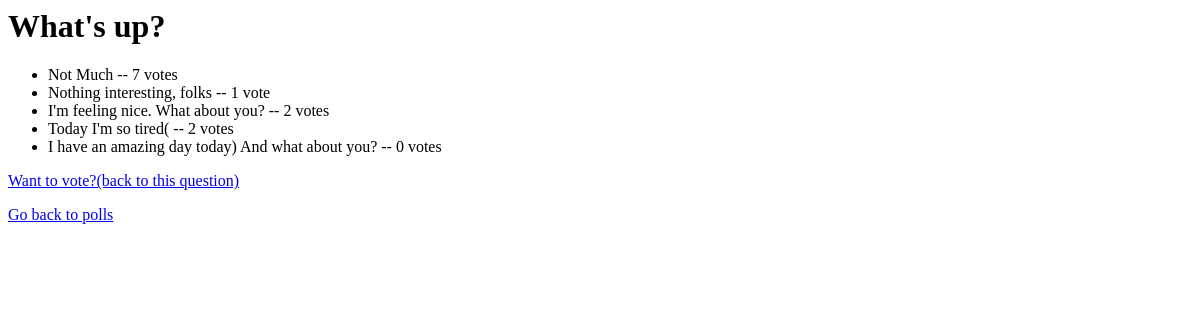
/polls/1/results/, run on an earlier commit of the app's database.
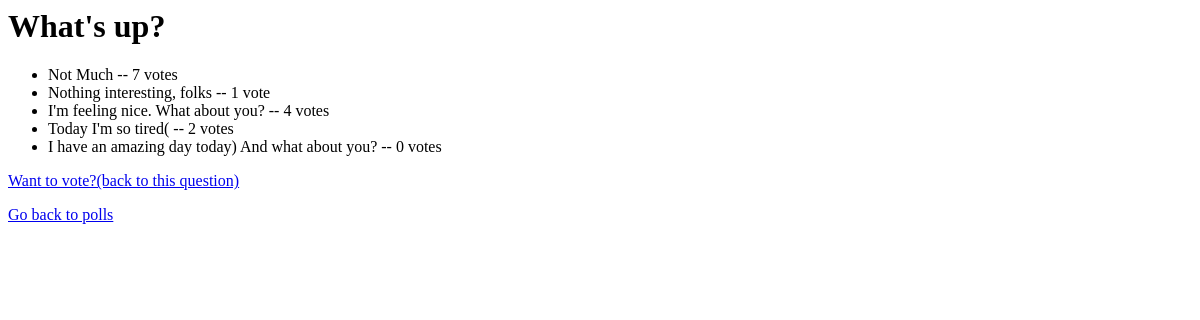
And on a later commit of the database.
### polls/models.py (models this page shows, shortened)
class Choice(models.Model):
    question = models.ForeignKey(Question, on_delete=models.CASCADE)
    choice_text = models.CharField(max_length=200)
    votes = models.IntegerField(default=0)

### polls/views.py (the view)
# urls.py: path('<int:pk>/results/', views.ResultsView.as_view(), name='results'),
class ResultsView(generic.DetailView):
    model = Question
    template_name = "polls/results.html"

### polls/templates/polls/results.html
<h1>{{ question.question_text }}</h1>
<ul>
{% for choice in question.choice_set.all %}
    <li>{{ choice.choice_text }} -- {{ choice.votes }} vote{{ choice.votes|pluralize }}</li>
{% endfor %}
</ul>
{% if user.is_authenticated %}
    <p><a href="{% url 'polls:detail' question.id %}">Vote again?(back to this question)</a></p>
    <p>You can logout here</p>
    <p><a href="{% url 'polls:logout' %}">logout</a></p>
{% else %}
    <p><a href="{% url 'polls:detail' question.id %}">Want to vote?(back to this question)</p>
{% endif %}
<p><a href="{% url 'polls:index' %}">Go back to polls</a></p>

What changed in the data, as far as the page shows it:
changed Choice "I'm feeling nice. What about you?": votes "2" → "4"
